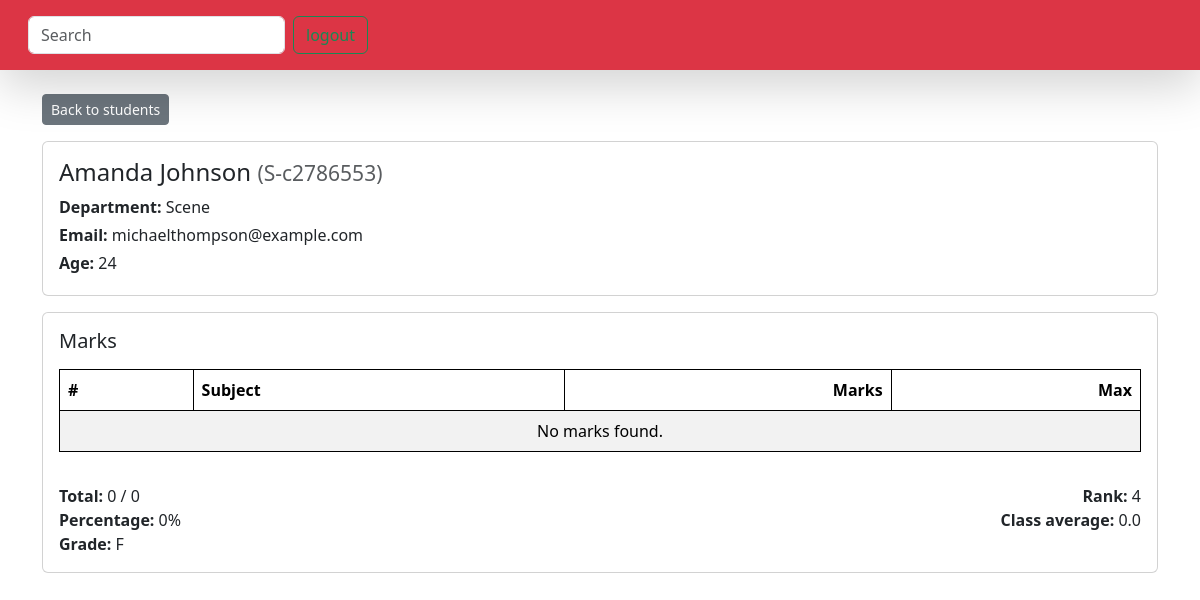
The page /check-the-marks/S-c2786553/ on the database its author committed.
### vege/models.py (models this page shows, shortened)
class Student(models.Model):
    department = models.ForeignKey(Department, on_delete=models.CASCADE)
    student_id = models.OneToOneField(StudentID, on_delete=models.CASCADE)
    student_name = models.CharField(max_length=100)
    student_email = models.EmailField(unique=True)
    student_age = models.IntegerField(default=18)
    student_address = models.TextField(blank=True)
    class Meta:
        ordering = ['student_name']
        verbose_name = 'student'

class StudentID(models.Model):
    student_id = models.CharField(max_length=20, unique=True)

class Department(models.Model):
    department_name = models.CharField(max_length=100)

### vege/views.py (the view)
# urls.py: path('check-the-marks/<str:student_id>/', student_report, name='check_marks'),
def student_report(request, student_id):
    student = get_object_or_404(Student, student_id__student_id=student_id)
    marks_qs = Subjectmarks.objects.filter(student=student).select_related('subject').order_by('subject__subject_name')
    total = marks_qs.aggregate(total=Coalesce(Sum('marks'), 0))['total'] or 0
    max_total = marks_qs.aggregate(max_total=Coalesce(Sum('max_marks'), 0))['max_total'] or 0
    percentage = round((total / max_total * 100) if max_total else 0, 2)
    def grade_from_pct(p):
        if p >= 90: return 'A+'
        if p >= 80: return 'A'
        if p >= 70: return 'B'
        if p >= 60: return 'C'
        if p >= 50: return 'D'
        return 'F'
    grade = grade_from_pct(percentage)
    students_totals = Student.objects.annotate(
        total_marks=Coalesce(Sum('subjectmarks__marks'), 0)
    ).order_by('-total_marks', 'student_name')
    rank = None
    for idx, s in enumerate(students_totals, start=1):
        if s.id == student.id:
            rank = idx
            break
    class_total = students_totals.aggregate(class_sum=Coalesce(Sum('total_marks'), 0))['class_sum'] or 0
    class_count = students_totals.count() or 1
    class_average = round(class_total / class_count, 2)
    context = {
        'student': student,
        'marks': marks_qs,
        'total': total,
        'max_total': max_total,
        'percentage': percentage,
        'grade': grade,
        'rank': rank,
        'class_average': class_average,
    }
    return render(request, 'report/student_report.html', context)

### vege/templates/report/student_report.html
{% extends "base.html" %}
{% block start %}
<div class="container mt-4">
  <a href="{% url 'students' %}" class="btn btn-sm btn-secondary mb-3">Back to students</a>
  <div class="card mb-3">
    <div class="card-body">
      <h4>{{ student.student_name }} <small class="text-muted">({{ student.student_id.student_id }})</small></h4>
      <p class="mb-1"><strong>Department:</strong> {{ student.department.department_name }}</p>
      <p class="mb-1"><strong>Email:</strong> {{ student.student_email }}</p>
      <p class="mb-1"><strong>Age:</strong> {{ student.student_age }}</p>
    </div>
  </div>
  <div class="card mb-3">
    <div class="card-body">
      <h5 class="mb-3">Marks</h5>
      <div class="table-responsive">
        <table class="table table-striped">
          <thead>
            <tr><th>#</th><th>Subject</th><th class="text-end">Marks</th><th class="text-end">Max</th></tr>
          </thead>
          <tbody>
            {% for m in marks %}
            <tr>
              <td>{{ forloop.counter }}</td>
              <td>{{ m.subject.subject_name }}</td>
              <td class="text-end">{{ m.marks }}</td>
              <td class="text-end">{{ m.max_marks }}</td>
            </tr>
            {% empty %}
            <tr><td colspan="4" class="text-center">No marks found.</td></tr>
            {% endfor %}
          </tbody>
        </table>
      </div>
      <div class="d-flex justify-content-between mt-3">
        <div>
          <strong>Total:</strong> {{ total }} / {{ max_total }}<br>
          <strong>Percentage:</strong> {{ percentage }}%<br>
          <strong>Grade:</strong> {{ grade }}
        </div>
        <div class="text-end">
          <strong>Rank:</strong> {{ rank }}<br>
          <strong>Class average:</strong> {{ class_average }}
        </div>
      </div>
    </div>
  </div>
</div>
{% endblock %}

### home/templates/base.html (style rules this page uses)
table, th, td { border: 1px solid black; }

### rows shown on the page
Student: student_name "Amanda Johnson", student_id.student_id "S-c2786553", department.department_name "Scene", student_email "michaelthompson@example.com", student_age "24"

### other values the page prints
{{ total }} "0"
{{ max_total }} "0"
{{ percentage }} "0"
{{ grade }} "F"
{{ rank }} "4"
{{ class_average }} "0.0"
